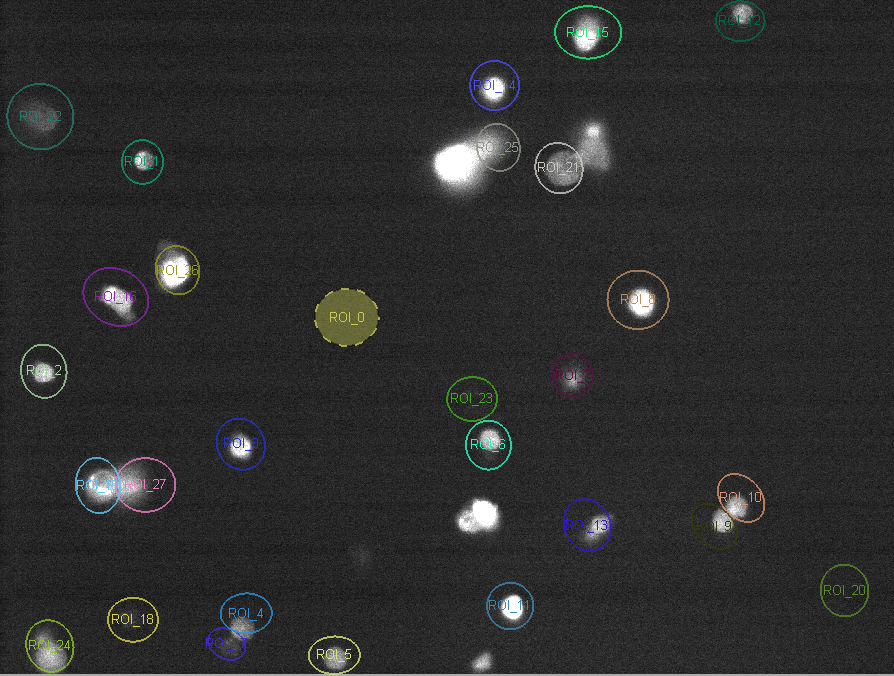
#> input picture calcium-trace-overlay/sample.png, 894 x 676 px, given in place of cir2.png, which was not available
$ python circle-recognition.py
#> lines starting #> are read from the running program, lines starting #| are printed output that depends on the picture; after the words box and inside, x2 and y2 are one past the last pixel; in counts of white or black regions, pixels touching at a corner belong together; pictures that were not available may be replaced by others from this repository, and a replacement may not be noted
import numpy as np
import argparse
import cv2

# ap = argparse.ArgumentParser()
# ap.add_argument("-i",'--image', required = True, help = "Path to the image")
# args = vars(ap.parse_args())

image = cv2.imread("cir2.png")
#> image is the input picture: shape (676, 894, 3); mean B, G, R 45.1, 45.4, 45
output = image.copy()
gray = cv2.cvtColor(image, cv2.COLOR_BGR2GRAY)
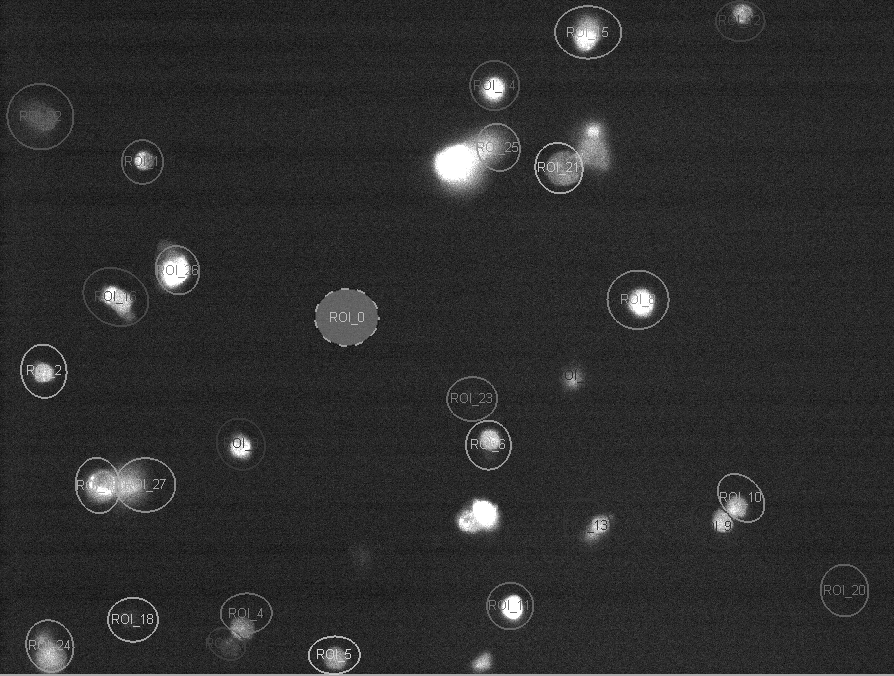
#> gray: shape (676, 894); min 2, max 255, mean 45.3
gray = cv2.adaptiveThreshold(gray, 255, cv2.ADAPTIVE_THRESH_MEAN_C, cv2.THRESH_BINARY_INV, 91, 1)
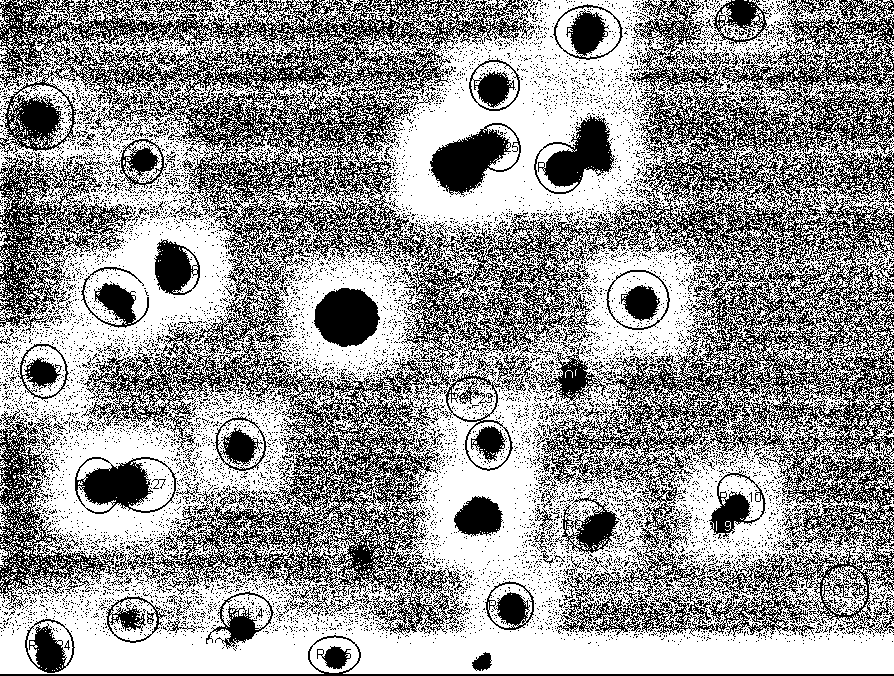
#> gray: shape (676, 894); 60% white; black in thin lines or dots

circles = cv2.HoughCircles(gray, cv2.HOUGH_GRADIENT, 5, 200)
#> circles = 14 rows, first 8: [552.5, 212.5, 198.5], [207.5, 277.5, 200], [412.5, 677.5, 415], [502.5, 462.5, 162.5], [227.5, 487.5, 150.5], [617.5, 652.5, 264], [772.5, 242.5, 105.5], [702.5, 462.5, 101]

if circles is not None:
    circles = np.round(circles[0, :]).astype("int")
#> circles = 14 rows, first 8: [552, 212, 198], [208, 278, 200], [412, 678, 415], [502, 462, 162], [228, 488, 150], [618, 652, 264], [772, 242, 106], [702, 462, 101]

    for (x, y, r) in circles:

        cv2.circle(output, (x,y), r, (0, 255, 0), 4)
        cv2.rectangle(output, (x-5, y-5), (x+5, y+5), (0, 128, 255), -1)
#> this loop made 14 passes
#> (x, y, r) on passes 1 to 12: (552, 212, 198), (208, 278, 200), (412, 678, 415), (502, 462, 162), (228, 488, 150), (618, 652, 264), (772, 242, 106), (702, 462, 101), (892, 652, 280), (158, 678, 138), (58, 122, 55), (332, 68, 51)
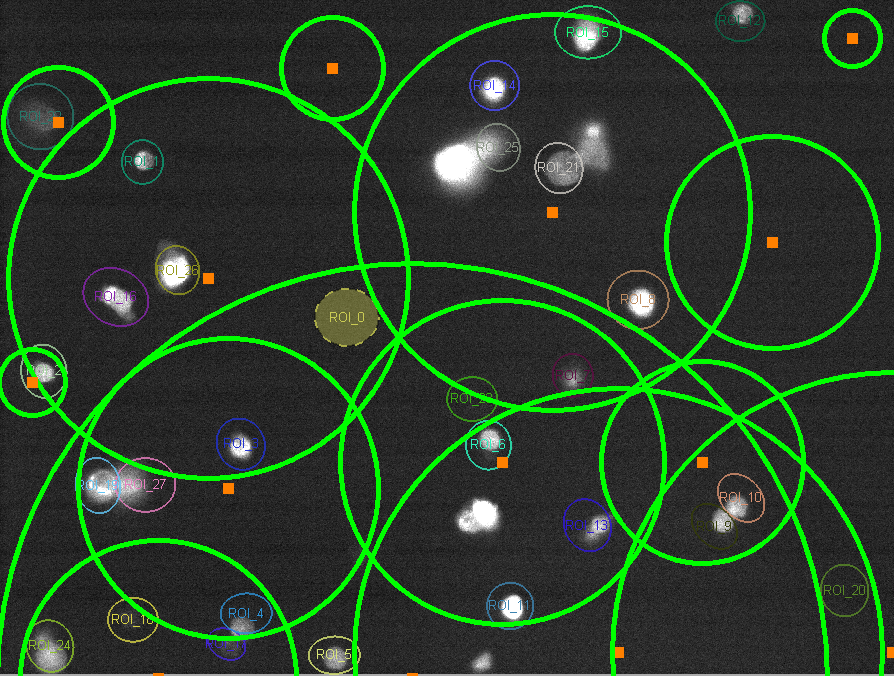
#> output: shape (676, 894, 3); 7.99% of pixels changed, all inside (x1, y1, x2, y2) = (0, 8, 894, 676)

    cv2.imshow("output", np.hstack([image, output]))
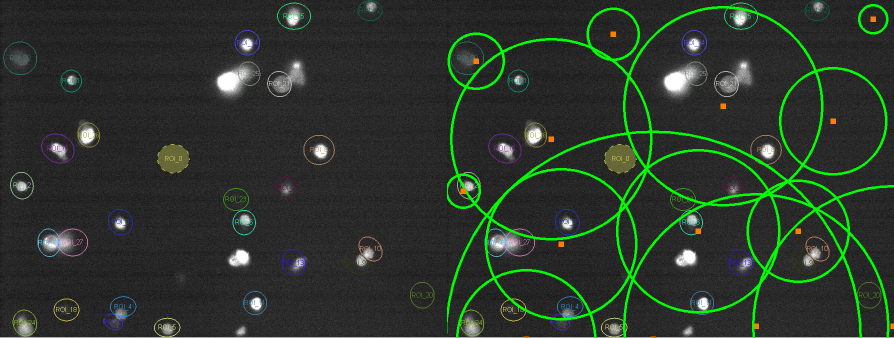
#> window 'output': shape (676, 1788, 3) (shown at 1/2 size); mean B, G, R 43.4, 53.8, 43.6
    cv2.waitKey(0)
